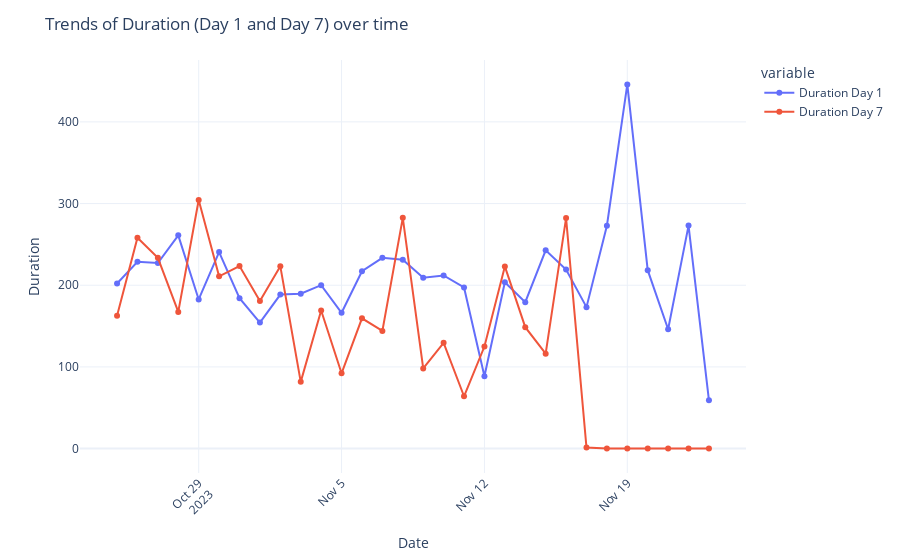

Notebook cell for this chart:
### Code cell
#Lets analyze the trend of duration over time
fig1 = px.line(data_frame=df, x='Date', y=['Duration Day 1', 'Duration Day 7'], markers=True, labels={'value':'Duration'})
fig1.update_layout(title='Trends of Duration (Day 1 and Day 7) over time', xaxis_title='Date', yaxis_title='Duration', xaxis=dict(tickangle=-45))
fig1.show()

### Figure 1 — Plotly figure (JSON) as saved in the notebook; plotly's stock layout.template omitted (floating-point values rounded to 4 significant figures)
{"data": [{"hovertemplate": "variable=Duration Day 1<br>Date=%{x}<br>Duration=%{y}<extra></extra>", "legendgroup": "Duration Day 1", "line": {"color": "#636efa", "dash": "solid"}, "marker": {"symbol": "circle"}, "mode": "lines+markers", "name": "Duration Day 1", "orientation": "v", "showlegend": true, "type": "scatter", "x": ["2023-10-25T00:00:00", "2023-10-26T00:00:00", "2023-10-27T00:00:00", "2023-10-28T00:00:00", "2023-10-29T00:00:00", "2023-10-30T00:00:00", "2023-10-31T00:00:00", "2023-11-01T00:00:00", "2023-11-02T00:00:00", "2023-11-03T00:00:00", "2023-11-04T00:00:00", "2023-11-05T00:00:00", "2023-11-06T00:00:00", "2023-11-07T00:00:00", "2023-11-08T00:00:00", "2023-11-09T00:00:00", "2023-11-10T00:00:00", "2023-11-11T00:00:00", "2023-11-12T00:00:00", "2023-11-13T00:00:00", "2023-11-14T00:00:00", "2023-11-15T00:00:00", "2023-11-16T00:00:00", "2023-11-17T00:00:00", "2023-11-18T00:00:00", "2023-11-19T00:00:00", "2023-11-20T00:00:00", "2023-11-21T00:00:00", "2023-11-22T00:00:00", "2023-11-23T00:00:00"], "xaxis": "x", "y": [202.2, 228.6, 227.2, 261.1, 182.6, 240.5, 184.2, 154.3, 188.5, 189.7, 200.0, 166.3, 217.1, 233.6, 231.4, 209.1, 211.9, 197.3, 88.64, 203.6, 179.3, 242.8, 219.2, 173.2, 272.9, 445.9, 218.4, 146.2, 273.0, 59.05], "yaxis": "y"}, {"hovertemplate": "variable=Duration Day 7<br>Date=%{x}<br>Duration=%{y}<extra></extra>", "legendgroup": "Duration Day 7", "line": {"color": "#EF553B", "dash": "solid"}, "marker": {"symbol": "circle"}, "mode": "lines+markers", "name": "Duration Day 7", "orientation": "v", "showlegend": true, "type": "scatter", "x": ["2023-10-25T00:00:00", "2023-10-26T00:00:00", "2023-10-27T00:00:00", "2023-10-28T00:00:00", "2023-10-29T00:00:00", "2023-10-30T00:00:00", "2023-10-31T00:00:00", "2023-11-01T00:00:00", "2023-11-02T00:00:00", "2023-11-03T00:00:00", "2023-11-04T00:00:00", "2023-11-05T00:00:00", "2023-11-06T00:00:00", "2023-11-07T00:00:00", "2023-11-08T00:00:00", "2023-11-09T00:00:00", "2023-11-10T00:00:00", "2023-11-11T00:00:00", "2023-11-12T00:00:00", "2023-11-13T00:00:00", "2023-11-14T00:00:00", "2023-11-15T00:00:00", "2023-11-16T00:00:00", "2023-11-17T00:00:00", "2023-11-18T00:00:00", "2023-11-19T00:00:00", "2023-11-20T00:00:00", "2023-11-21T00:00:00", "2023-11-22T00:00:00", "2023-11-23T00:00:00"], "xaxis": "x", "y": [162.5, 258.1, 233.6, 167.4, 304.4, 210.9, 223.5, 180.7, 223.1, 81.71, 169, 92.2, 159.5, 144.1, 282.5, 98.1, 129.5, 64.08, 124.9, 223.1, 148.7, 116.2, 282.2, 1.25, 0, 0, 0, 0, 0, 0], "yaxis": "y"}], "layout": {"legend": {"title": {"text": "variable"}, "tracegroupgap": 0}, "margin": {"t": 60}, "title": {"text": "Trends of Duration (Day 1 and Day 7) over time"}, "xaxis": {"anchor": "y", "domain": [0, 1], "tickangle": -45, "title": {"text": "Date"}}, "yaxis": {"anchor": "x", "domain": [0, 1], "title": {"text": "Duration"}}}}
